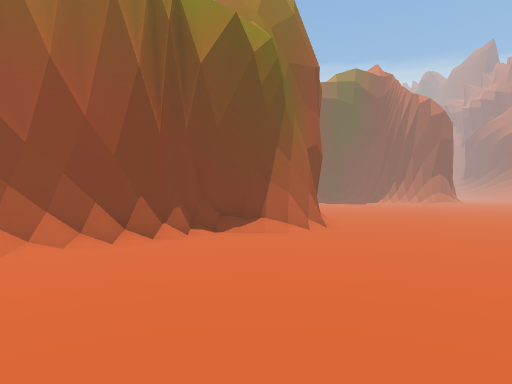
[1] (above)

21 first-person views from a walk through a Unity game level. The camera is 1.4 m above the floor, looks level and sees 75° across. The floor is counted in squares, 2 m on a side. Each view is taken from the middle of a square. On the plan, view 1 faces up. The plan holds only what a view shows up to about 10 squares ahead; the rest is blank. The place goes on beyond the plan. The player is left out.

[2]
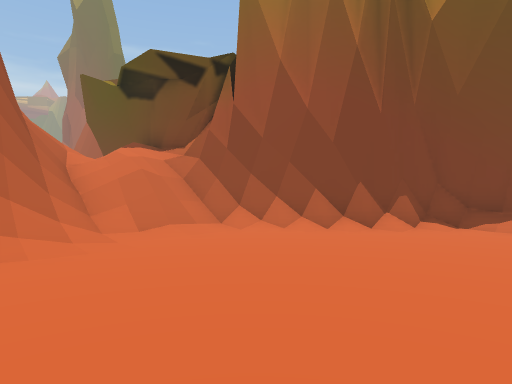

[3]
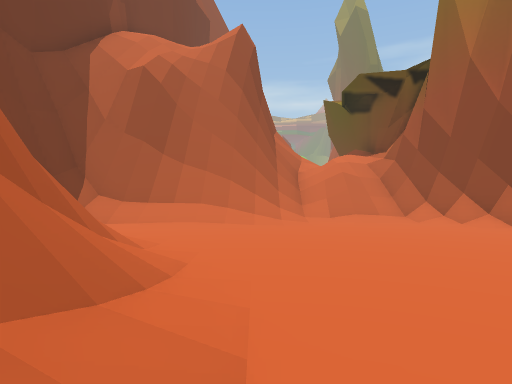

[4]
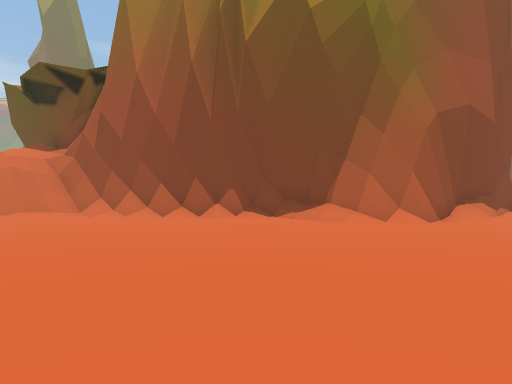

[5]
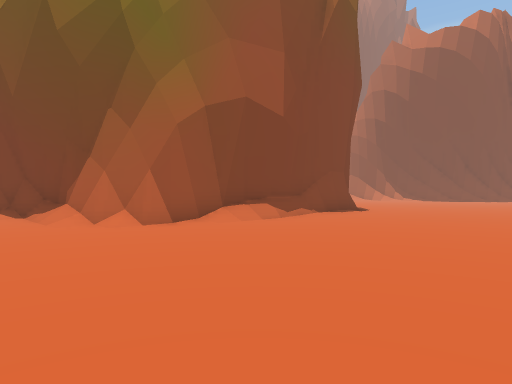

[6]
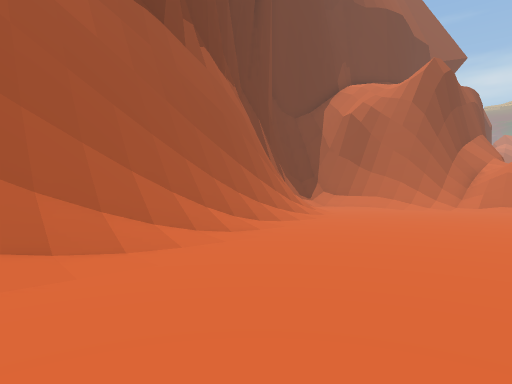

[7]
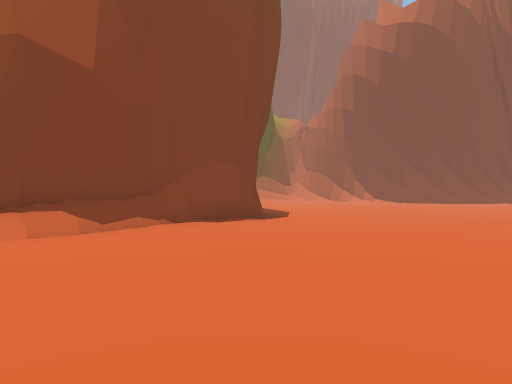

[8]
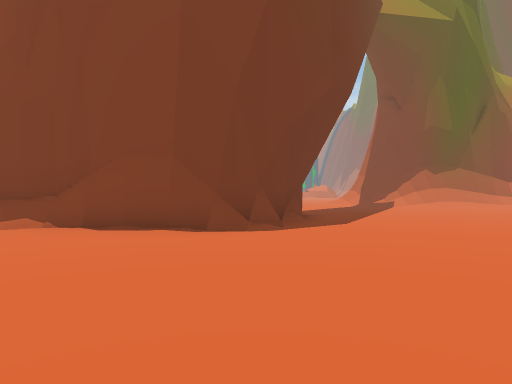

[9]
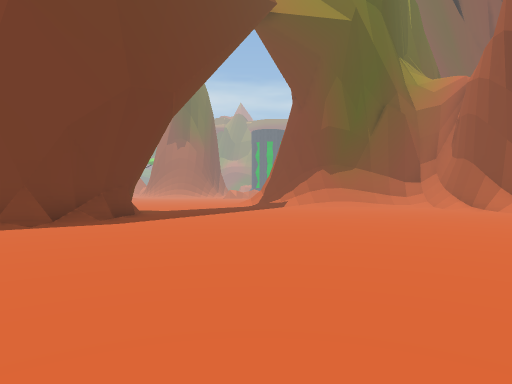

[10]
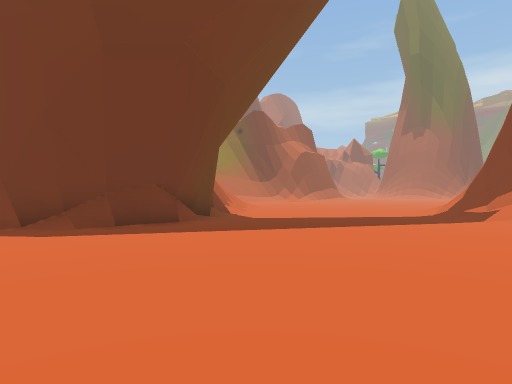

[11]
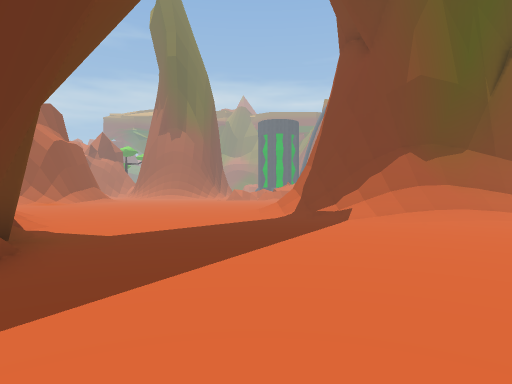

[12]
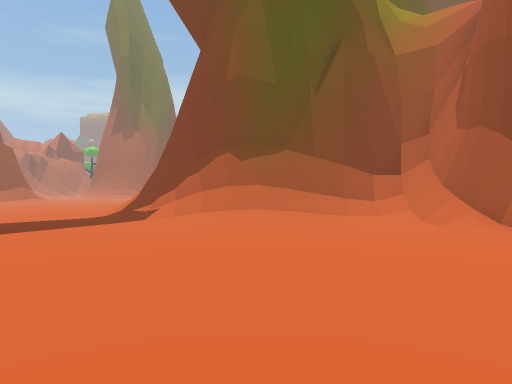

[13]
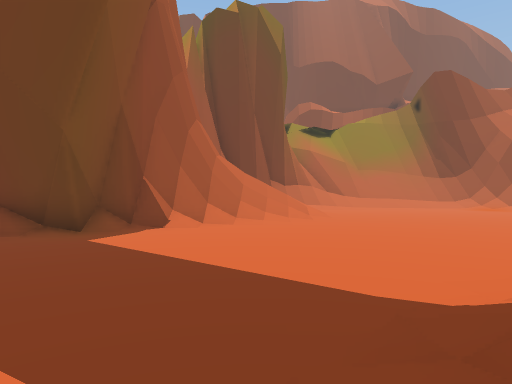

[14]
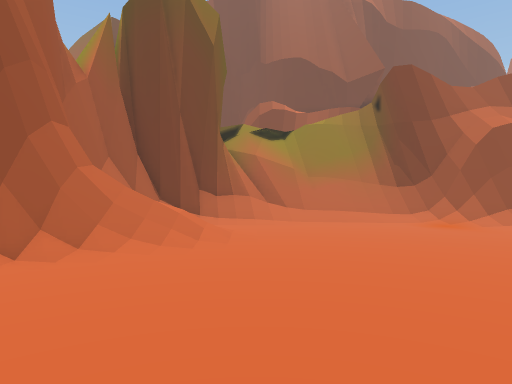

[15]
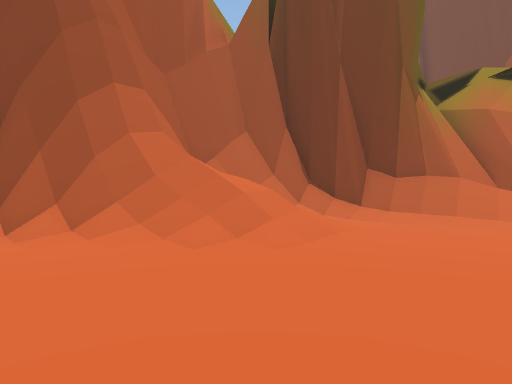

[16]
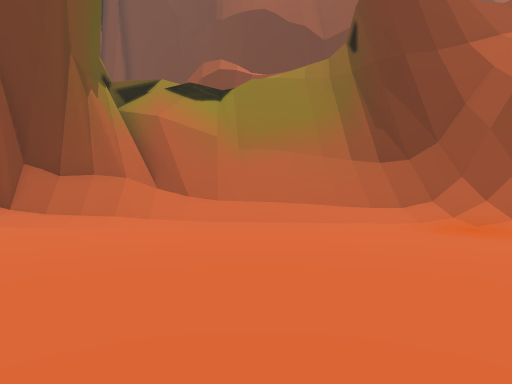

[17]
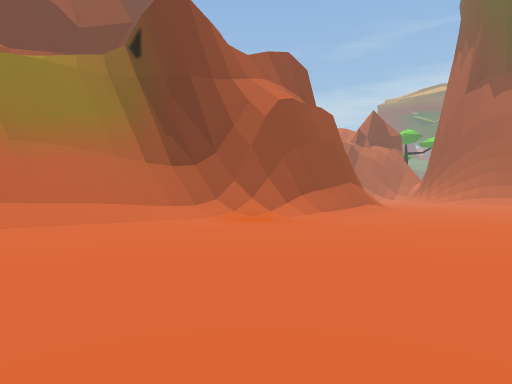

[18]
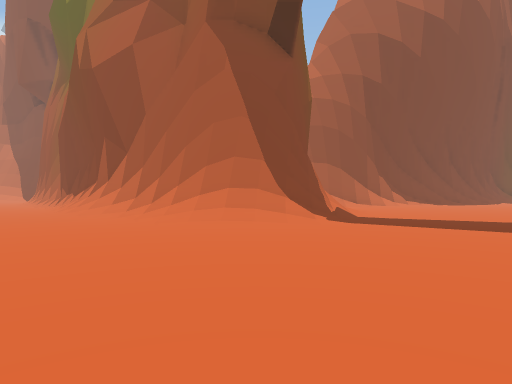

[19]
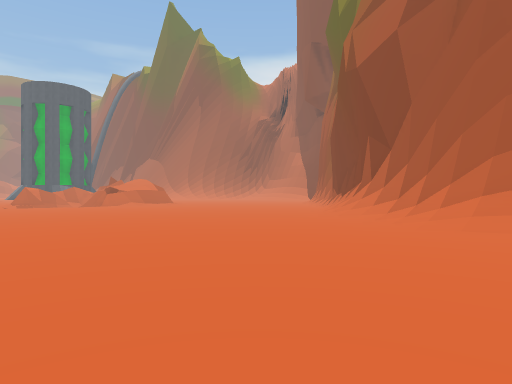

[20]
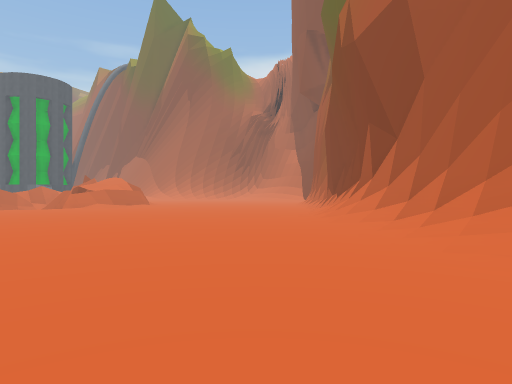

[21]
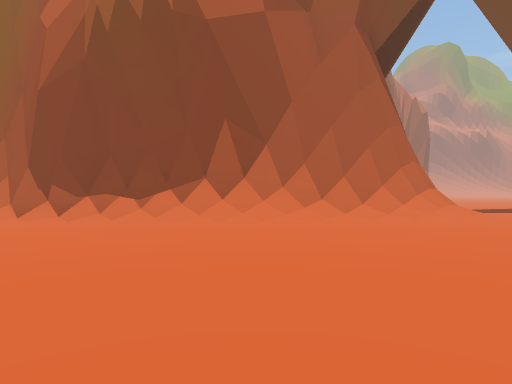

### Floor plan
Key: @ floor where view 1 was taken; # wall or solid block; . floor; / step, stairs or slope; = window, fence, low wall or low ledge; v drop or lower ground.
Columns run from 20 left of view 1 to 9 right of it. Each row starts with its distance up from view 1.
 34             #####
 33  /#         ##///.
 32  .##         #/......
 31  ./##        #/.......
 30  ../##       #/.........
 29  .../###     #/..........
 28  ...///##    #/............
 27  ....///##  ##/.............
 26 .......//####/...............
 25 ........//////................
 24 .........///.................
 23 .............................
 22 .............................
 21 ..................###/.......
 20 ................/## ###.......
 19  ............../##    ##.....
 18 .............//##      #.....
 17 ............///##      #......
 16 ............////#      #......
 15 ............//  #     ##......
 14  .........../  /#     #/......
 13   //........../##     #/......
 12   ##//////////##     ##.......
 11    ##///////###    ###/.......
 10     ##////#=#     ##//........
  9      ###///v#   ###...........
  8        #=/ /v  ##/............
  7        ##   ####/.............
  6             /##/..............
  5             ////..............
  4            /////............//
  3            /#///..........///
  2             ###//...../////##
  1               ##/...//=#####
  0               ##/../@###
 -1                #/.  ##
 -2                #/
 -3                ##

Where each view was taken, in squares from view 1:
view 1: 0 up, 0 right, facing up
view 2: 1 up, 1 right, facing up-left
view 3: 2 up, 4 right, facing left
view 4: 3 up, 5 right, facing up-left
view 5: 8 up, 9 right, facing up-left
view 6: 7 up, 9 right, facing down-left
view 7: 13 up, 9 right, facing up-left
view 8: 20 up, 9 right, facing left
view 9: 25 up, 9 right, facing left
view 10: 28 up, 3 right, facing down-left
view 11: 24 up, 2 right, facing left
view 12: 29 up, 2 right, facing left
view 13: 27 up, 6 left, facing down
view 14: 25 up, 9 left, facing down
view 15: 20 up, 11 left, facing down-right
view 16: 19 up, 12 left, facing down
view 17: 19 up, 10 left, facing down-left
view 18: 17 up, 9 left, facing up
view 19: 18 up, 9 left, facing up-left
view 20: 20 up, 10 left, facing up-left
view 21: 22 up, 20 left, facing up-right
